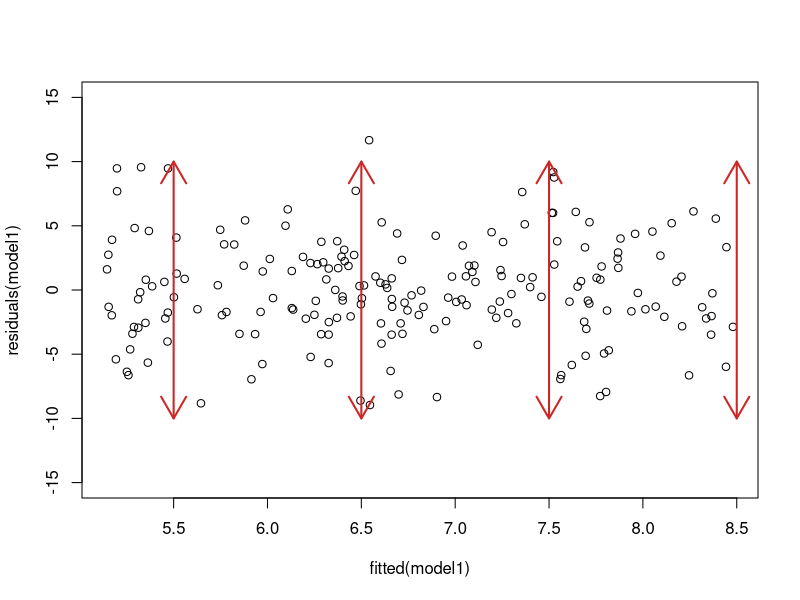
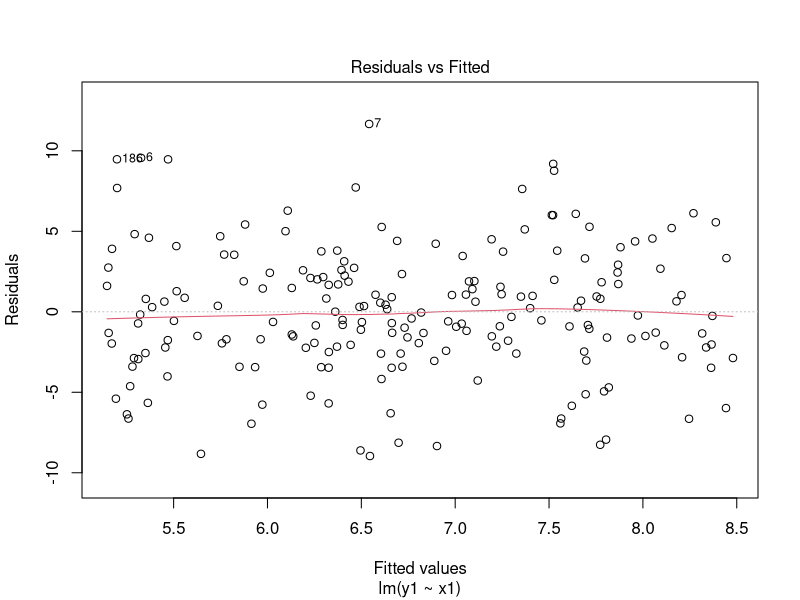
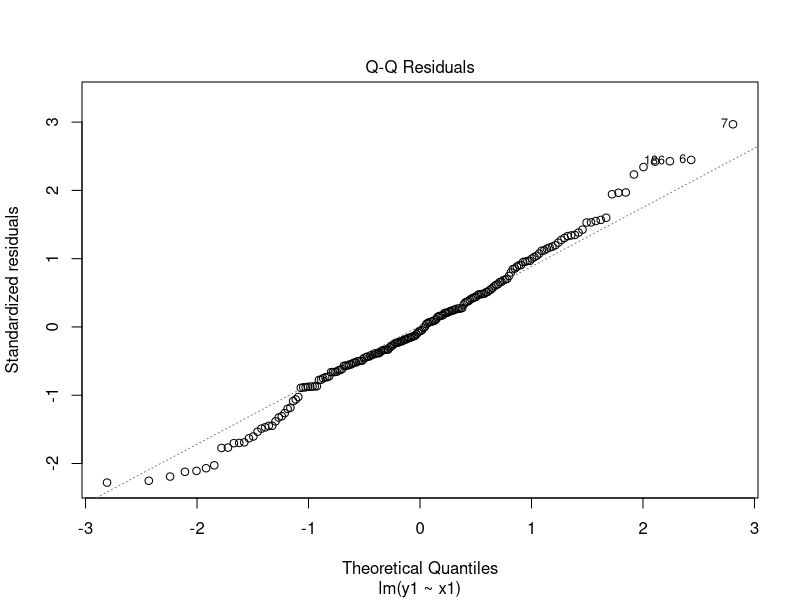
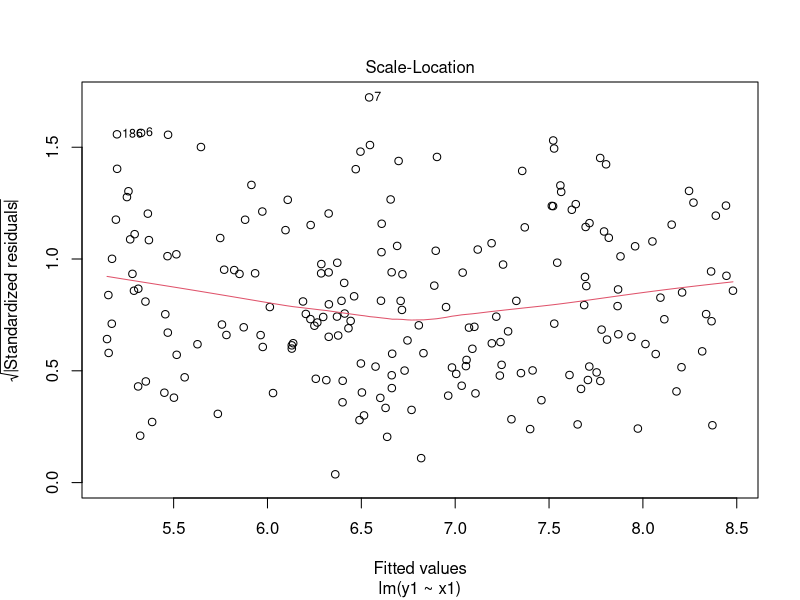
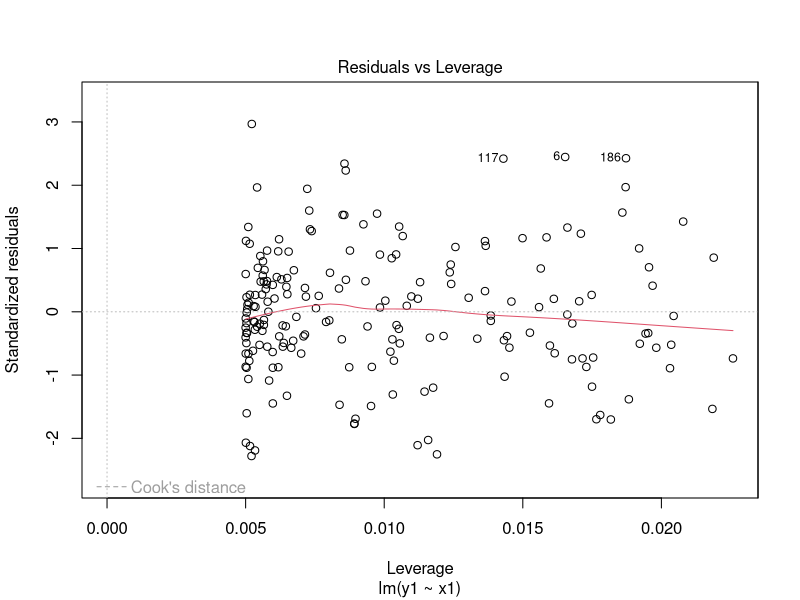
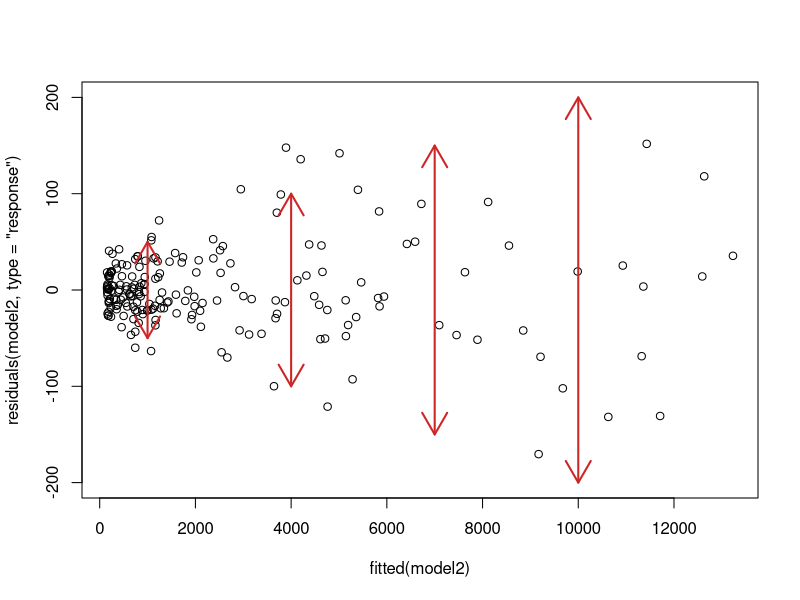
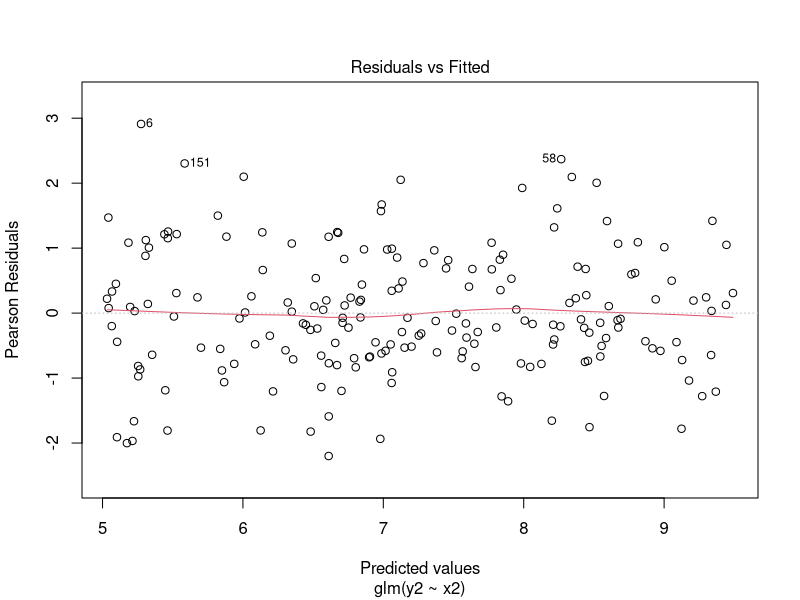
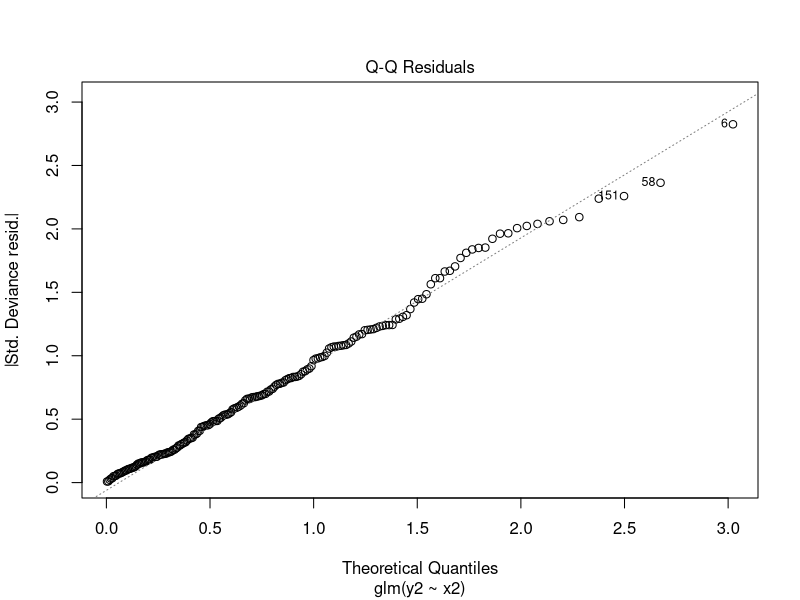

The R source for these figures, in order:
# Generating random dataset
set.seed(3489) ## For reproducibility
## 200 uniformly distributed random No.
x1 <- runif(200) 
## 200 normally distributed response with linear relation with x
y1 <- rnorm(200, 5 + 3*x1, sqrt(15)) 

# Lm fit
model1 <- lm(y1 ~ x1)
summary(model1)
sqrt(15) ## S.E.

# Distribution of residuals against fitted value
plot(fitted(model1), residuals(model1), ylim = c(-15, 15))
arrows(c(5.5, 6.5, 7.5, 8.5), rep(-10, 4), 
       c(5.5, 6.5, 7.5, 8.5), rep(10, 4), 
       col = 'firebrick3', code = 3, lwd = 2)

# Draw several plots about model1
plot(model1)




set.seed(3489)
x2 <- runif(200)
y2 <- rpois(200, exp(5 + 4.5*x2))

model2 <- glm(y2 ~ x2, family = poisson)
summary(model2)

plot(fitted(model2), residuals(model2, type = 'response'), ylim = c(-200, 200))
arrows(c(1000, 4000, 7000, 10000), c(-50, -100, -150, -200), c(1000, 4000, 7000, 10000), c(50, 100, 150, 200), col = 'firebrick3', code = 3, lwd = 2)

plot(model2)


library(nlme)
NystedFarms <- read.csv("NystedFarms.csv")
model3 <- gls(sqrt(Count/Area) ~ XPos + YPos + DistCoast + Depth + as.factor(Month) + Phase, data = NystedFarms, weights = varExp(), method = 'ML')
summary(model3)

plot(fitted(model3), residuals(model3))
arrows(c(-0.4, 0.1, 0.6, 1.1), c(-1, -1, -1, -1), c(-0.4, 0.1, 0.6, 1.1), c(3, 7, 40, 10), col = 'firebrick3', code = 3, lwd = 2)

par(mfrow = c(1, 2))
plot(fitted(model3), residuals(model3))
quantiles <- quantile(fitted(model3), probs = c(seq(0, 1, length = 10)))
abline(v = quantiles, col = 'lightgrey')
cut.fit <- cut(fitted(model3), breaks = quantiles)
means <- tapply(fitted(model3), cut.fit, mean)
vars <- tapply(residuals(model3), cut.fit, var)

points(fitted(model3), residuals(model3), col = ifelse(fitted(model3) >= quantiles[1] & fitted(model3) < quantiles[2], 'firebrick3', 'lightgrey'))

plot(means[1], vars[1], ylim = c(0, 40), xlim = c(-0.35, 1.1), xlab = 'fitted value (mean)', ylab = 'variance', col = 'dodgerblue2', pch = 16)

par(mfg = c(1, 1))
plot(fitted(model3), residuals(model3), col = ifelse(fitted(model3) >= quantiles[2] & fitted(model3) < quantiles[3], 'firebrick3', 'lightgrey'))
par(mfg = c(1, 2))
points(means[2], vars[2], col = 'dodgerblue2', pch = 16)

par(mfg = c(1, 1))
plot(fitted(model3), residuals(model3), col = ifelse(fitted(model3) >= quantiles[3] & fitted(model3) < quantiles[4], 'firebrick3', 'lightgrey'))
par(mfg = c(1, 2))
points(means[3], vars[3], col = 'dodgerblue2', pch = 16)

par(mfg = c(1, 1))
plot(fitted(model3), residuals(model3), col = ifelse(fitted(model3) >= quantiles[4] & fitted(model3) < quantiles[5], 'firebrick3', 'lightgrey'))
par(mfg = c(1, 2))
points(means[4], vars[4], col = 'dodgerblue2', pch = 16)

par(mfg = c(1, 1))
plot(fitted(model3), residuals(model3))
par(mfg = c(1, 2))
points(means[5], vars[5], col = 'dodgerblue2', pch = 16)
points(means[6], vars[6], col = 'dodgerblue2', pch = 16)
points(means[7], vars[7], col = 'dodgerblue2', pch = 16)
points(means[8], vars[8], col = 'dodgerblue2', pch = 16)
points(means[9], vars[9], col = 'dodgerblue2', pch = 16)

range(fitted(model3))
tryx <- seq(-0.35, 1.1, 0.01)
tryy <- summary(model3)$sigma^2 * exp(2*coef(model3$model)*tryx)
lines(tryx, tryy, lwd = 3, col = 'dodgerblue')
